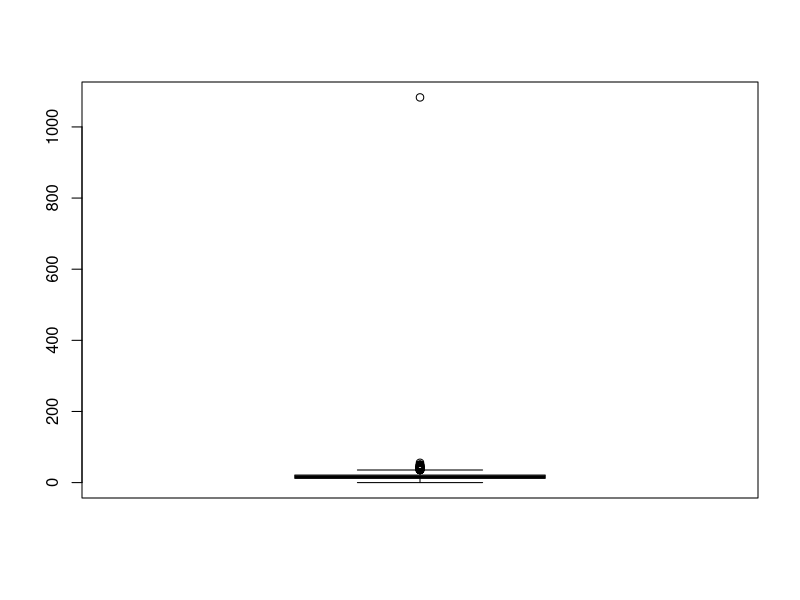
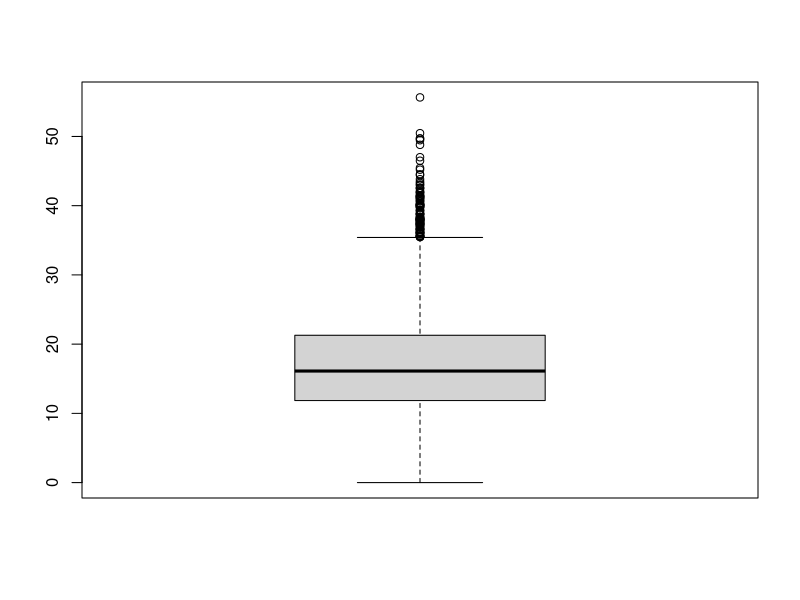
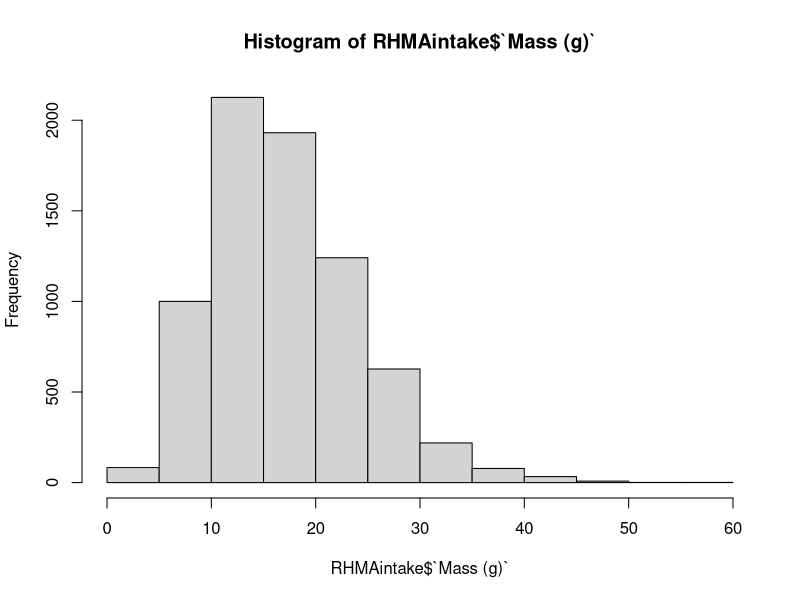
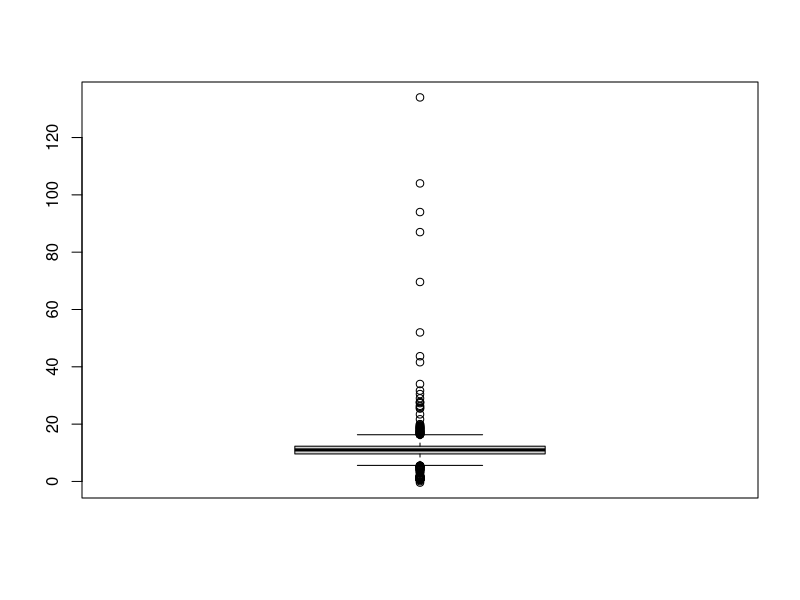
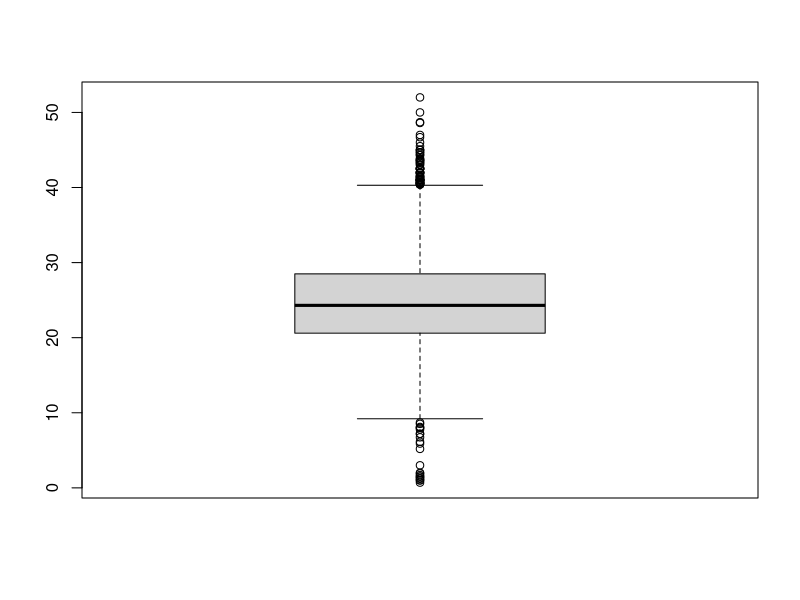
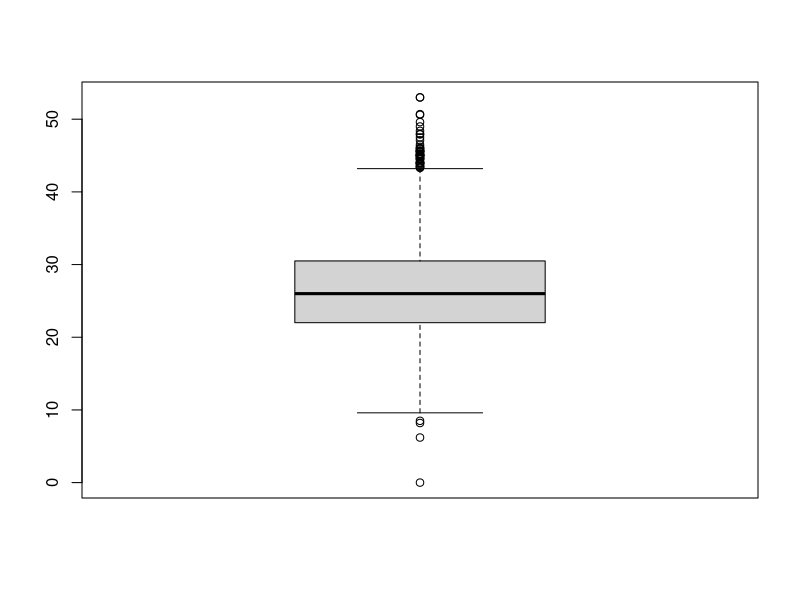
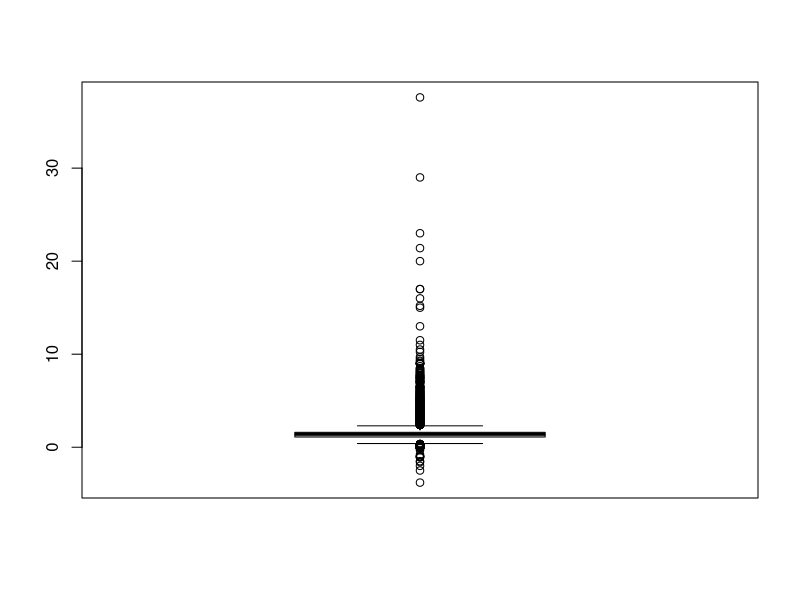
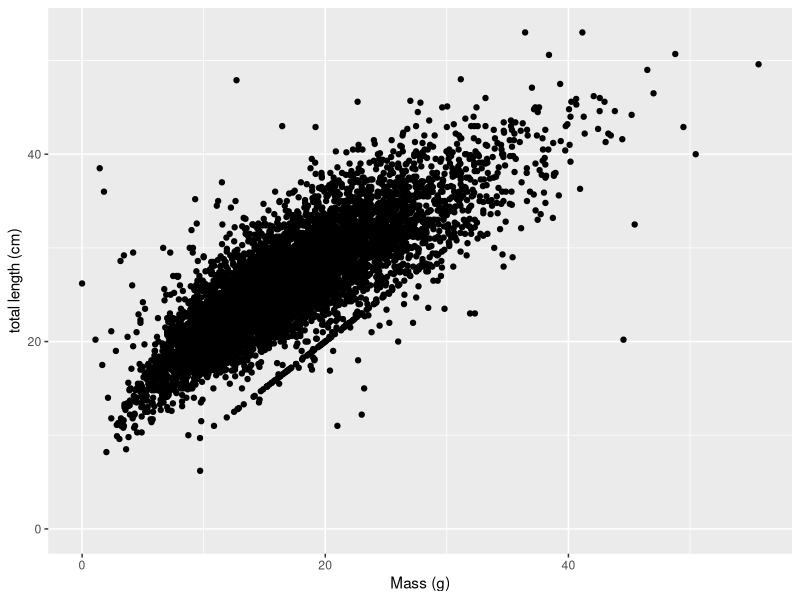

Source code (R) for these figures, in order:
## ---- chunk 1
library(readr)
library(tidyverse)
library(lubridate)

RHMAintake<-read_csv("data/Copy of Master Nursery Intake Data - Reconstruction of RHMA Intake Data11.9.26.csv")

#select Columns

RHMAintake<-RHMAintake%>%
  select(`Processed By`, `Planter Type`, `Collection Site`, `Collection Date`, `Date Planted`, `Tag ID`, `Mass (g)`, `Width (mm)`, `total length (cm)`, `plumule length (cm)`,`hypocotyl length (cm)`,`Roots (Y/N)`, NOTES, `Plant Name`,`Volunteer Name`,`Substrate Type`,School, Teacher, `Class Period`, `Part of Something`, Condition, `Hypocotyl Color`, `Float (Y/N)`)
## ---- chunk 2
#Planter Type, Collection Site, Roots, Substrate Type, School, Teacher, Part of something, Condition, Hypocotyl color, Float

unique(RHMAintake$`Planter Type`)
# "N/A"    "CC"     "ST"     "3\" TP" NA       "3'' TP" "3\"TP"  "4\"TP"  "4\" TP" "4''TP" 
RHMAintake<-RHMAintake%>%
  mutate(`Planter Type`=recode(`Planter Type`, 
                               "N/A"="NA",
                             "3\"TP"="3TP",
                             "3\" TP" ="3TP",
                             "3'' TP" ="3TP",
                             "3\" TP"="3TP",
                             "4\"TP" ="4TP",
                             "4\" TP"="4TP",
                             "4''TP" ="4TP"
                             ))
unique(RHMAintake$`Planter Type`)#looks good

unique(RHMAintake$`Collection Site`)
# [1] "OC"           "CP"           "STEER"        "SRM"          "AL"           "VB"          
# [7] "MB"           NA             "AB"           "PB"           "VBSP"         "STEER Fringe"
#[13] "LS"           "TB"           "SARI"         "SRBB"         "BB"           "MAG"         
#[19] "N/A" 

RHMAintake<-RHMAintake%>%
  mutate(`Collection Site`=recode(`Collection Site`, 
                            "STEER Fringe"="STEER-Fringe",
                            "MAG"="MGB",
                            "SRM"="SR-M",
                            "SRBB"="SR-BB",
                            "N/A"="NA"
                             ))
unique(RHMAintake$`Collection Site`)#looks good

unique(RHMAintake$`Roots (Y/N)`)
#[1] "Y"   "N/A" NA    "N"   "y"   "G"  
check<-RHMAintake%>%
  filter(`Roots (Y/N)`=="G")#only one of these, going to change to NA

RHMAintake<-RHMAintake%>%
  mutate(`Roots (Y/N)`=recode(`Roots (Y/N)`, 
                            "N/A"="NA",
                            "y"="Y",
                            "G"="NA",
                             ))
unique(RHMAintake$`Roots (Y/N)`)#looks good

unique(RHMAintake$`Substrate Type`)
check<-RHMAintake%>%
  filter(`Substrate Type`=="G/S")#should be mix


RHMAintake<-RHMAintake%>%
  mutate(`Substrate Type`=recode(`Substrate Type`, 
                            "G/S"="M",
                             ))

unique(RHMAintake$`Substrate Type`)#primo

unique(RHMAintake$School)
#NA                    "CAHS MIC FIELD TRIP" "CAHS"                "VIMSIA"             
#[5] "IEKHS"               "Antilles"            "cAHS"  

RHMAintake<-RHMAintake%>%
  mutate(School=recode(School, 
                            "CAHS MIC FIELD TRIP" ="CAHS",
                            "cAHS"="CAHS",
                            "Antilles"="AS",
                             ))
unique(RHMAintake$School)#good

unique(RHMAintake$Teacher)
#[1] NA                    "MS. CALLWOOD"        "Mrs. Callwood"       "MR. CALLWOOD"       
# [5] "Mr and Mrs Callwood" "Mr D"                "Ms Troutman"         "Mr Tajores"         
# [9] "Ms Hobson"           "Mr Callwood"         "Ms Moise"            "Ms. Callwood"       
#[13] "Ms. Hobson"          "Ms Callwood"  

RHMAintake<-RHMAintake%>%
  mutate(Teacher=recode(Teacher, 
                        "Ms. Hobson"  ="Ms Hobson",
                        "MS. CALLWOOD"="Ms Callwood",
                        "Mrs. Callwood"="Ms Callwood",
                        "Ms. Callwood" ="Ms Callwood",
                        "MR. CALLWOOD"="Mr Callwood"
                             ))
unique(RHMAintake$Teacher)#good

unique(RHMAintake$`Part of Something`)#this column looks like it was miscopied, notes mixed with part of something going to check it out in excel, reuploaded data much better

unique(RHMAintake$Condition)#not gonna do anything with this

unique(RHMAintake$`Hypocotyl Color`)
# [1] "G"   "BG"  "B"   "GB"  "N/A" "YG"  "YB"  NA    "GY"  "GBY" "Gr"  "P"   "Y"   "H"   "G/B" "B/G"
#[17] "S"   "GYB" "GR"  "BR" 

check<-RHMAintake%>%
  filter(`Hypocotyl Color`=="H")

RHMAintake<-RHMAintake%>%
  mutate(`Hypocotyl Color`=recode(`Hypocotyl Color`, 
                        "N/A"  ="NA",
                        "Gr"="G",
                        "G/B"="GB",
                        "B/G" ="BG",
                        "GR"="G",
                        "BR"="B"
                             ))

unique(RHMAintake$`Hypocotyl Color`)

unique(RHMAintake$`Float (Y/N)`)
#[1] "Y"   "N"   "N/A" NA    "F" 

check<-RHMAintake%>%
  filter(`Float (Y/N)`=="F")

RHMAintake<-RHMAintake%>%
  mutate(`Float (Y/N)`=recode(`Float (Y/N)`, 
                        "F"  ="NA",
                        "N/A"="NA"
                             ))
unique(RHMAintake$`Float (Y/N)`)
## ---- chunk 3
#Colleciton Date, Date Planted
unique(RHMAintake$`Collection Date`)
#there are two with two slashes, gonna fix, adn two that have years wrong
check<-RHMAintake%>%
  filter(`Collection Date`=="09/19/02"|`Collection Date`=="04/14/05")
#should be 23 and 25 can tell by planted date

RHMAintake<-RHMAintake%>%
  mutate(`Collection Date`=recode(`Collection Date`,
                                  "9//19/23"="09/19/23",
                                  "3//17/2023"="3/17/2023",
                                  "09/19/02"="09/19/23",
                                  "04/14/05"="04/14/25"))
check<-RHMAintake%>%
  filter(`Collection Date`=="N/A")#214 NAs

RHMAintake$`Collection Date`<-mdy(RHMAintake$`Collection Date`)#214 failed to parse so were good, these were all the N/A

unique(RHMAintake$`Collection Date`)
#the dates run 2021-2025 looks good


unique(RHMAintake$`Date Planted`)
#11/24/33","11/24/23/" check these out so I can fix them before making them dates
check<-RHMAintake%>%
  filter(`Date Planted`=="11/24/33"|`Date Planted`=="11/24/23/")
#should be 2023
RHMAintake<-RHMAintake%>%
  mutate(`Date Planted`=recode(`Date Planted`,
                                  "11/24/33"="11/24/23",
                                  "11/24/23/"="11/24/23"))

check<-RHMAintake%>%
  filter(`Date Planted`=="N/A")#84 NAs

RHMAintake$`Date Planted`<-mdy(RHMAintake$`Date Planted`)#84 failed to parse, that tracks with the number of NAs

unique(RHMAintake$`Date Planted`)#2021-2025 looks good!

## ---- chunk 4
duplicates<-RHMAintake%>%
  group_by(`Tag ID`)%>%
  summarise(N=n())%>%#this tells us how many trees have this tag id
  filter(N>1)#and we are filtering for when this is >1
#only 6

duplicates<-duplicates%>%
  filter(`Tag ID`!="NA")

RHMAintake<-RHMAintake%>%
  mutate(Duplicated=ifelse(as.character(`Tag ID`) %in% duplicates$`Tag ID`, #make a new column called duplicates, and if the Tag ID is in the list of Tag IDS in duplicates
                              "Yes", #fill the value in duplicates with yes
                              "No")) #if it is not the fill with no
check<-RHMAintake%>%
  filter(Duplicated=="Yes")#10 duplicates

#checking the B theory.
checkdupe<-RHMAintake%>%
  filter(str_detect(`Tag ID`, "B"))#278 have B, checking in with Adam to see if these were duplicates

#all the Bs are duplicates, he added B when there is more than one of the same number, need to make all Bs and the matching B less tags marked as duplicates

RHMAintake<-RHMAintake%>%
  mutate(Duplicated=ifelse(as.character(`Tag ID`) %in% checkdupe$`Tag ID`, 
                              "Yes", #fill the value in duplicates with yes
                              Duplicated)) #if it is not the fill og Duplicated value

check<-RHMAintake%>%
  filter(Duplicated=="Yes")#288 duplicates, math is mathing 


noBdupecheck<-RHMAintake%>%
  filter(str_detect(`Tag ID`, "B"))%>% #find all the tags with B
    mutate(TAG = str_remove(`Tag ID`, "B$")) #make a new column with the tag numbers with no B

RHMAintake<-RHMAintake%>%
  mutate(Duplicated=ifelse(as.character(`Tag ID`) %in% noBdupecheck$TAG, 
                              "Yes", #fill the value in duplicates with yes
                              Duplicated)) #if it is not the fill og Duplicated value

check<-RHMAintake%>%
  filter(Duplicated=="Yes")#now we have 518 math is mathing!

#check for any Cs
Ccheck<-RHMAintake%>%
  filter(str_detect(`Tag ID`, "C"))

#marking Cs as duplicates
RHMAintake<-RHMAintake%>%
  mutate(Duplicated=ifelse(as.character(`Tag ID`) %in% Ccheck$`Tag ID`, 
                              "Yes", #fill the value in duplicates with yes
                              Duplicated)) #if it is not the fill og Duplicated value
check<-RHMAintake%>%
  filter(Duplicated=="Yes")#now 522

#make a df that pulls the tag numbers out of the c, so i can mark the tag numbers without cs
noCdupecheck<-RHMAintake%>%
  filter(str_detect(`Tag ID`, "C"))%>% #find all the tags with C
    mutate(TAG = str_remove(`Tag ID`, "C$")) #make a new column with the tag numbers with no C


#marking C-less C duplicate tags as duplicates
RHMAintake<-RHMAintake%>%
  mutate(Duplicated=ifelse(as.character(`Tag ID`) %in% noCdupecheck$TAG, 
                              "Yes", #fill the value in duplicates with yes
                              Duplicated)) #if it is not the fill og Duplicated value

check<-RHMAintake%>%
  filter(Duplicated=="Yes")#now 522, doesnt change, that makes sense because these were already marked as dupes with the B

#now I wanna double check there are no lowercase b or c 
check<-RHMAintake%>%
  filter(str_detect(`Tag ID`, "c"))#no lowercase c's

check<-RHMAintake%>%
  filter(str_detect(`Tag ID`, "b"))#no lowercase b's either duplicates are sorted!
## ---- chunk 5
#library(rstatix)#outliers

#`Mass (g)`, `Width (mm)`, `total length (cm)`, `plumule length (cm)`,`hypocotyl length (cm)`

str(RHMAintake$`Mass (g)`)#character
unique(RHMAintake$`Mass (g)`)#too many to see all, but what I can see looks good
RHMAintake$`Mass (g)`<-as.numeric(RHMAintake$`Mass (g)`)

boxplot(RHMAintake$`Mass (g)`)#super obvious outlier 1083

RHMAintake<-RHMAintake%>%
  mutate(`Mass (g)`=ifelse(`Mass (g)`==1083,
         NA,
         `Mass (g)`))

boxplot(RHMAintake$`Mass (g)`)
hist(RHMAintake$`Mass (g)`)#skewed right, some of these lower masses dont make sense. they have longer lengths.
MassOut<-boxplot.stats(RHMAintake$`Mass (g)`)$out
range(MassOut)#35.46-55.64

str(RHMAintake$`Width (mm)`)#character
unique(RHMAintake$`Width (mm)`)#not sure whats going on with these "11.3.8" "11.4.5" "0.1"    "11.3.5" "1.3.8"  "11.3.9" "11.1.8" "11.3.2" "104" "134" 

#want to look at these see if there is anything to explain this
weird<-c("11.3.8", "11.4.5", "11.3.5", "1.3.8" , "11.3.9" ,"11.1.8" ,"11.3.2", "104", "134","1.3.7",  "1.2.2",
 "0.9.6","1.2.5" , "1.2.8" , "1.4.1",  "0.9.8" , "1.3.5" ,   "1.1.7" , "1.4.6",  "1.4.7" , "1.2.6" , "1.2.1",  "1.4.5" ,"94" ,"69.6", "-0.4" )

#filter for some of these weird things
check<-RHMAintake%>%
  filter(`Width (mm)` %in% weird )
#nothing obvious, but when make numeric the ones with two decimal points should convert to NA
RHMAintake$`Width (mm)`<-as.numeric(RHMAintake$`Width (mm)`)

boxplot(RHMAintake$`Width (mm)`)#a lot of weirdness happening here
#going to look for outliers

WidthOut<-boxplot.stats(RHMAintake$`Width (mm)`)$out
WidthOut#im thinking that some of these have the decimal in the wrong place, but I cant be sure, so I might make all the outliers NA

#make the negative widths NA
RHMAintake<-RHMAintake%>%
  mutate(`Width (mm)`=ifelse(`Width (mm)`<0,
                                      NA,
                                      `Width (mm)`))
  


#there's a lot of weirdness in the lengths, maybe if I math some of them I can figure out which ones are true outliers
str(RHMAintake$`hypocotyl length (cm)`)
unique(RHMAintake$`hypocotyl length (cm)`)
RHMAintake$`hypocotyl length (cm)`<-as.numeric(RHMAintake$`hypocotyl length (cm)`)
boxplot(RHMAintake$`hypocotyl length (cm)`)
HLengthOut<-boxplot.stats(RHMAintake$`hypocotyl length (cm)`)$out
HLengthOut


str(RHMAintake$`total length (cm)`)
unique(RHMAintake$`total length (cm)`)
RHMAintake$`total length (cm)`<-as.numeric(RHMAintake$`total length (cm)`)
boxplot(RHMAintake$`total length (cm)`)
TLengthOut<-boxplot.stats(RHMAintake$`total length (cm)`)$out
TLengthOut


str(RHMAintake$`plumule length (cm)`)
unique(RHMAintake$`plumule length (cm)`)
RHMAintake$`plumule length (cm)`<-as.numeric(RHMAintake$`plumule length (cm)`)
boxplot(RHMAintake$`plumule length (cm)`)#some plumule lengths less than 0, going to make those NAs

#make negative plumule lengths NA
RHMAintake<-RHMAintake%>%
  mutate(`plumule length (cm)`=ifelse(`plumule length (cm)`<0,
                                      NA,
                                      `plumule length (cm)`))
  
#I'm going to have to play around with this to figure out what is outliers and what is not


lengthcheck<-RHMAintake%>%
  mutate(TotalLengthCheck=`plumule length (cm)`+`hypocotyl length (cm)`)%>%
  filter(TotalLengthCheck!=`total length (cm)`)%>%#filter to keep only when there is no difference 
  mutate(difference=round(`total length (cm)`,2)-round(TotalLengthCheck,2))%>%#when i just subtract normally there is weirdness in the way r stores the data and i get scientific digits
  select(`Tag ID`,`hypocotyl length (cm)`,`plumule length (cm)`,`total length (cm)`, TotalLengthCheck, difference, `Part of Something`,NOTES)%>%
  filter(difference!=0)#we have 595 that have different total lengths and calculated total lengths

#I think that i should take all the ones where the absolute value of the differene is >2 and make all length values NA gonna see how many that is 



lengthcheck1<-lengthcheck%>%
  filter(difference< -2 |difference>2)
#make the mismatched total lengths NA
RHMAintake<-RHMAintake%>%
  mutate(`total length (cm)`=ifelse(`Tag ID` %in% lengthcheck1$`Tag ID`,
                                    NA,
                                    `total length (cm)`))
#make the mismatched plumule lengths NA
RHMAintake<-RHMAintake%>%
  mutate(`plumule length (cm)`=ifelse(`Tag ID` %in% lengthcheck1$`Tag ID`,
                                    NA,
                                    `plumule length (cm)`))
#make the mismatched hypocotyl lengths NA
RHMAintake<-RHMAintake%>%
  mutate(`hypocotyl length (cm)`=ifelse(`Tag ID` %in% lengthcheck1$`Tag ID`,
                                    NA,
                                    `hypocotyl length (cm)`))


plotcheck<-RHMAintake%>%
  ggplot(aes(x=`Mass (g)`,y=`total length (cm)`))+
  geom_point()

plotcheck


plotcheck1<-RHMAintake%>%
  ggplot(aes(x=`total length (cm)`,y=`Mass (g)`))+
  geom_point()

plotcheck1
#there are some clear points where the mass is zero or close to zero and the length is high
plotcheck2<-RHMAintake%>%
  ggplot(aes(x=`Width (mm)`, y=`Mass (g)`))+
  geom_point()

plotcheck2

plotcheck3<-RHMAintake%>%
  ggplot(aes(x=`Mass (g)`, y=`Width (mm)`))+
  geom_point()

plotcheck3

WidthOut<-boxplot.stats(RHMAintake$`Width (mm)`)$out
WidthOut

#going to make widths >30 NA
RHMAintake<-RHMAintake%>%
  mutate(`Width (mm)`=ifelse(`Width (mm)` >30,
                                    NA,
                                    `Width (mm)`))

check<-RHMAintake%>%
  filter(`Width (mm)`<5)
#theres no way the width at the widest point is <5mm right?
